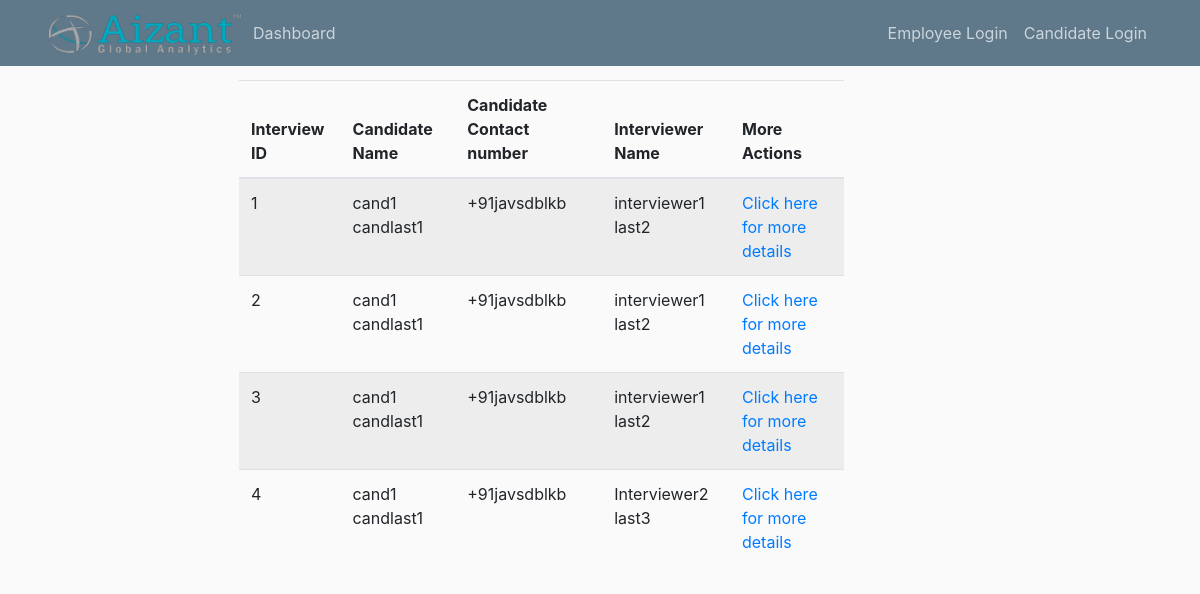
The page /interview/all on the database as committed earlier.
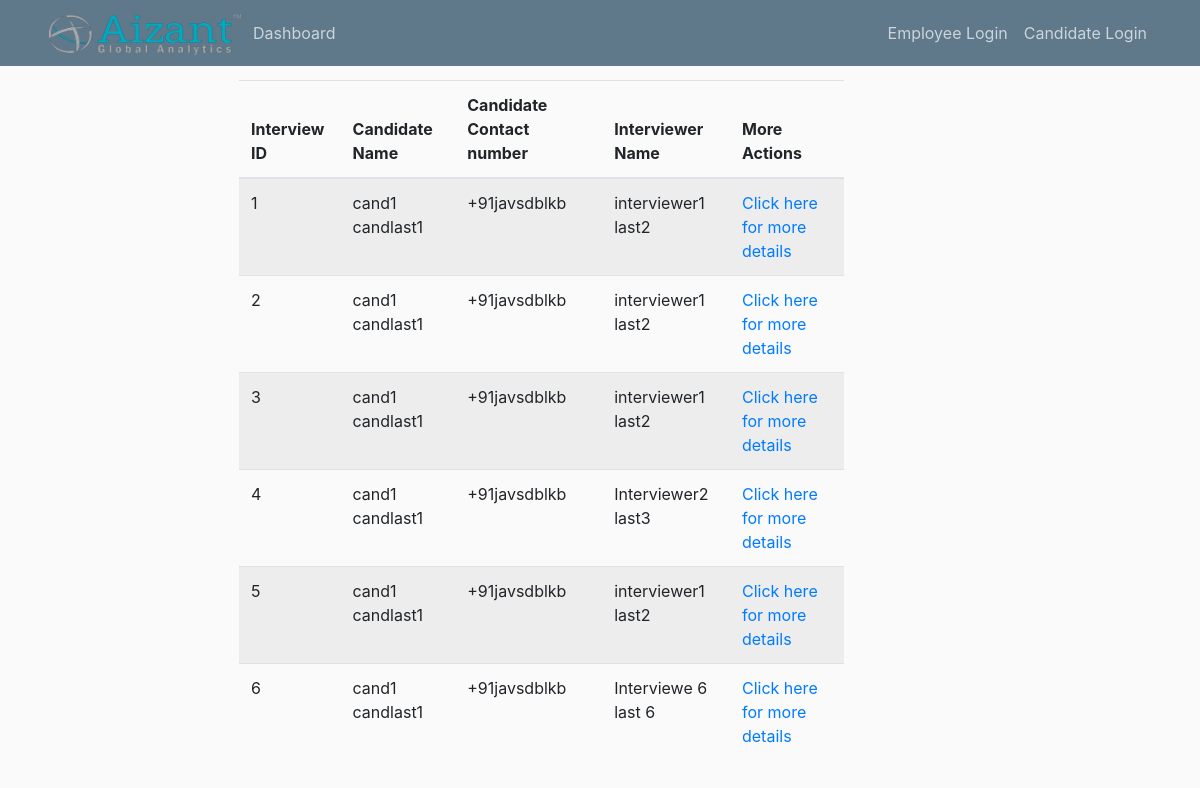
The same page on the database as committed later.
### app/models.py (models this page shows, shortened)
class Interview(db.Model):
    id = db.Column(db.Integer, primary_key=True)
    start_time = db.Column(db.Time)
    end_time = db.Column(db.Time)
    date = db.Column(db.Date)
    round = db.Column(db.Integer)
    meet_link = db.Column(db.String(50))
    feedback = db.Column(db.String(500))
    next_round = db.Column(db.Boolean)
    is_done = db.Column(db.Boolean)
    interviewer_id = db.Column(db.Integer, db.ForeignKey('interviewer.id'))  # many to one w interviewer
    recruiter_id = db.Column(db.Integer, db.ForeignKey('recruiter.id'))  # many to one w recruiter
    application_id = db.Column(db.Integer, db.ForeignKey('application.id'))  # many to one with application

class Candidate(db.Model):
    id = db.Column(db.Integer, primary_key=True)
    first_name = db.Column(db.String(20))
    last_name = db.Column(db.String(20))
    contact_number = db.Column(db.String(10))
    email = db.Column(db.String(100), unique=True)
    password = db.Column(db.String(255))
    pan_card = db.Column(db.String(10))
    current_location = db.Column(db.String(20))
    candidate_compensation = db.relationship('CandidateCompensation', backref='candidate', uselist=False)  # one to
    candidate_professions = db.relationship('CandidateProfession', backref='candidate')  # one to many with candidate
    candidate_educations = db.relationship('CandidateEducation', backref='candidate')  # one to many w education
    applications = db.relationship('Application', backref='candidate')

class Employee(db.Model, UserMixin):
    id = db.Column(db.Integer, primary_key=True)
    first_name = db.Column(db.String(30))
    last_name = db.Column(db.String(30))
    contact_number = db.Column(db.String(10))
    email = db.Column(db.String(100), unique=True)
    password = db.Column(db.String(255))
    position = db.Column(db.String(20))
    role = db.Column(db.String(20))
    recruiter = db.relationship('Recruiter', backref='employee', uselist=False)
    interviewer = db.relationship('Interviewer', backref='employee', uselist=False)
    manager = db.relationship('Manager', backref='employee', uselist=False)

### app/routes.py (the view)
@app.route('/interview/all')
def view_all_interviews():
    candidate_list = {}
    interviewer_list = {}
    interviews = Interview.query.all()
    for interview in interviews:
        current_application = Application.query.filter_by(id=interview.application_id).first()
        current_candidate = Candidate.query.filter_by(id=current_application.candidate_id).first()
        current_interviewer = Interviewer.query.filter_by(id=interview.interviewer_id).first()
        current_interviewer_emp = Employee.query.filter_by(id=current_interviewer.employee_id).first()
        candidate_list[interview] = current_candidate
        interviewer_list[interview] = current_interviewer_emp
    return render_template('view_interview_list.html', candidates=candidate_list, interviewers=interviewer_list,
                           interviews=interviews)

### app/templates/view_interview_list.html
{% extends 'layout.html' %}
{% block content %}
    <table class="table table-striped">
        <thead>
        <tr>
            <th scope="col">Interview ID</th>
            <th scope="col">Candidate Name</th>
            <th scope="col">Candidate Contact number</th>
            <th scope="col">Interviewer Name</th>
            <th scope="col">More Actions</th>
        </tr>
        </thead>
        <tbody>
        {% for interview in interviews %}
            <tr>
                <td>{{ interview.id }}</td>
                <td>{{ candidates[interview].first_name + ' ' + candidates[interview].last_name }}</td>
                <td>{{ candidates[interview].contact_number }}</td>
                <td>{{ interviewers[interview].first_name + ' ' + interviewers[interview].last_name }}</td>
                <td><a href="{{ url_for('view_interview',interview_id=interview.id) }}">Click here for more details</a> </td>
            </tr>
        {% endfor %}
        </tbody>
    </table>
{% endblock %}

Rows that differ between the two databases and show on the page:
added Interview: id "5", Candidate.first_name+last_name "cand1 candlast1", {{ candidates[interview].contact_number }} "+91javsdblkb", Employee.first_name+last_name "interviewer1 last2"
added Interview: id "6", Candidate.first_name+last_name "cand1 candlast1", {{ candidates[interview].contact_number }} "+91javsdblkb"
added Employee: first_name+last_name "Interviewe 6 last 6"
